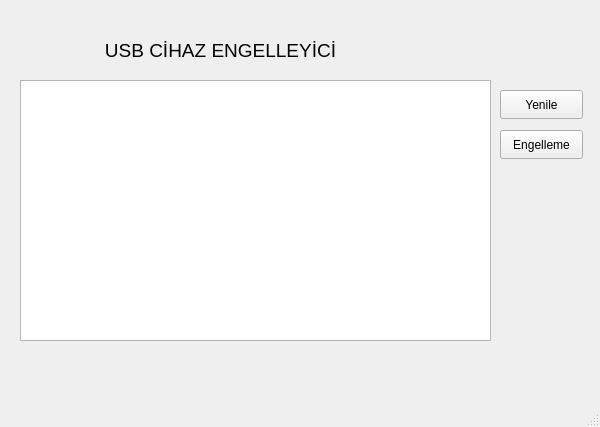
<?xml version="1.0" encoding="UTF-8"?>
<ui version="4.0">
 <class>MainWindow</class>
 <widget class="QMainWindow" name="MainWindow">
  <property name="geometry">
   <rect>
    <x>0</x>
    <y>0</y>
    <width>600</width>
    <height>427</height>
   </rect>
  </property>
  <property name="windowTitle">
   <string>MainWindow</string>
  </property>
  <property name="accessibleName">
   <string/>
  </property>
  <widget class="QWidget" name="centralwidget">
   <widget class="QPushButton" name="refreshButton">
    <property name="geometry">
     <rect>
      <x>500</x>
      <y>90</y>
      <width>83</width>
      <height>29</height>
     </rect>
    </property>
    <property name="text">
     <string>Yenile</string>
    </property>
   </widget>
   <widget class="QPushButton" name="blockButton">
    <property name="geometry">
     <rect>
      <x>500</x>
      <y>130</y>
      <width>83</width>
      <height>29</height>
     </rect>
    </property>
    <property name="text">
     <string>Engelleme</string>
    </property>
   </widget>
   <widget class="QListWidget" name="usbListWidget">
    <property name="geometry">
     <rect>
      <x>20</x>
      <y>80</y>
      <width>471</width>
      <height>261</height>
     </rect>
    </property>
   </widget>
   <widget class="QLabel" name="statusLabel">
    <property name="geometry">
     <rect>
      <x>130</x>
      <y>350</y>
      <width>301</width>
      <height>20</height>
     </rect>
    </property>
    <property name="text">
     <string/>
    </property>
   </widget>
   <widget class="QLabel" name="label_2">
    <property name="geometry">
     <rect>
      <x>20</x>
      <y>40</y>
      <width>401</width>
      <height>20</height>
     </rect>
    </property>
    <property name="font">
     <font>
      <pointsize>14</pointsize>
     </font>
    </property>
    <property name="text">
     <string>USB CİHAZ ENGELLEYİCİ</string>
    </property>
    <property name="alignment">
     <set>Qt::AlignmentFlag::AlignCenter</set>
    </property>
   </widget>
  </widget>
  <widget class="QStatusBar" name="statusbar"/>
  <widget class="QMenuBar" name="menuBar">
   <property name="geometry">
    <rect>
     <x>0</x>
     <y>0</y>
     <width>600</width>
     <height>25</height>
    </rect>
   </property>
  </widget>
 </widget>
 <resources/>
 <connections/>
</ui>
